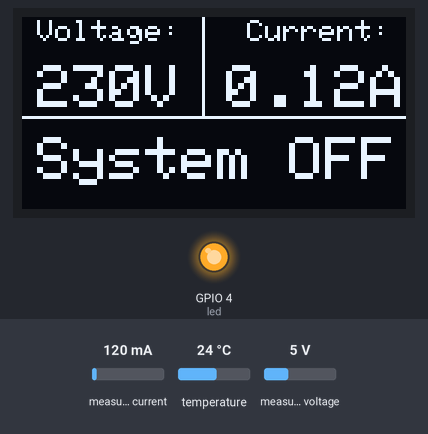
A program run on a simulated ESP32-C3. On the bench: 128×64 one-colour display, output pins drawn as LEDs (lit = HIGH). The inputs (shaded band) are chosen by the test bench; at power-on: measured current 120 mA, temperature 24 °C, measured voltage 5 V. WiFi joins after 1.5 s; servers stay silent unless stated; the local clock reads 2024-03-15 10:24:30 at power-on unless the program sets it; what the program prints to the serial monitor is not drawn.

Above: at 8.5 s.
8.6 s: measured current set to 40 mA
At 12.1 s:
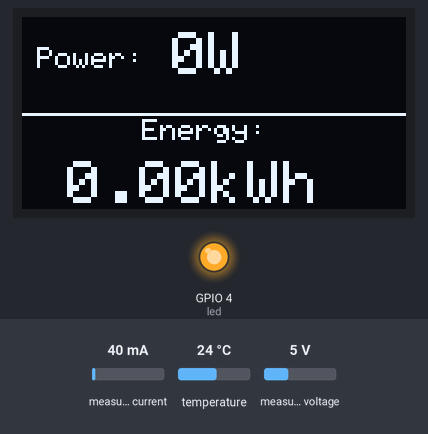
12.4 s: temperature set to 12 °C
At 15.0 s:
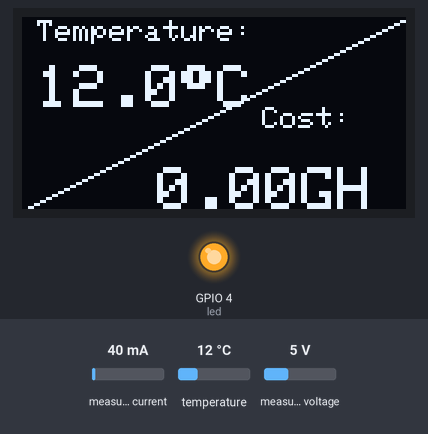
16.0 s: measured voltage set to 0.3 V
At 18.6 s:
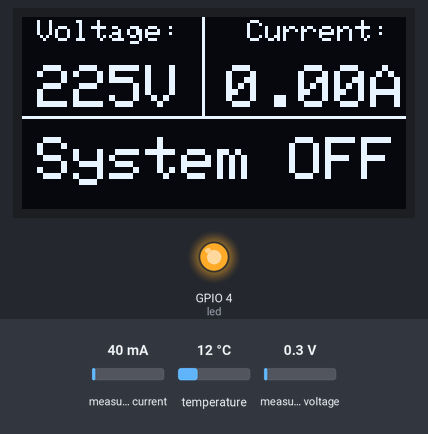
19.8 s: measured current set to 500 mA
At 22.3 s:
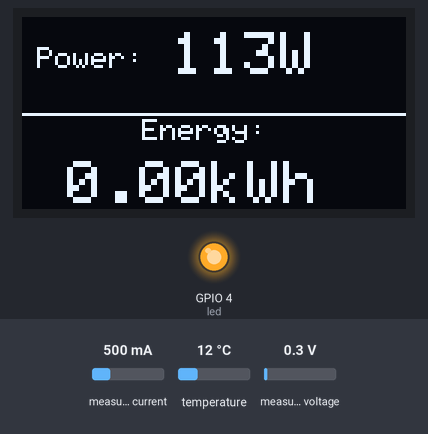
23.6 s: temperature set to 19 °C
At 24.8 s:
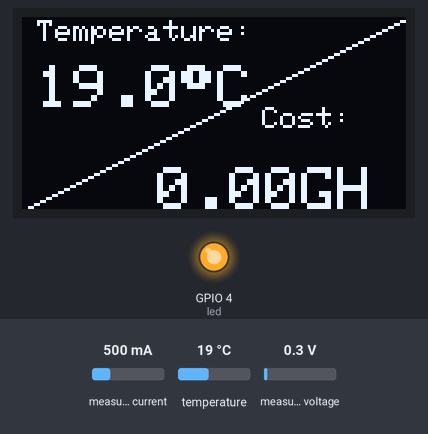
27.4 s: temperature set to 28 °C
At 30.3 s:
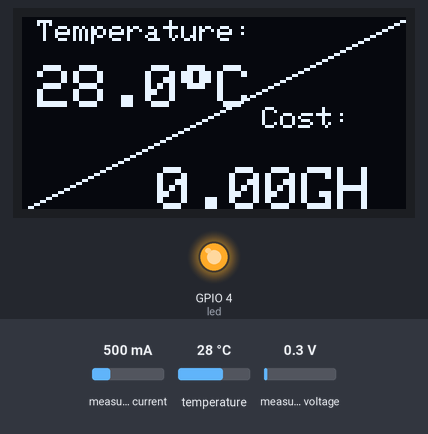
Timing chart, 0 to 31.8 s (numbered marks = the images above; inputs shaded):
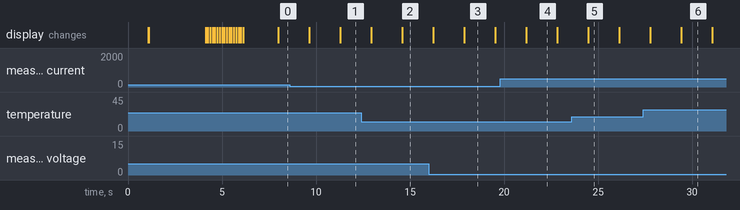

The program:

main.cpp
```cpp
#include <Arduino.h>
#include <ZMPT101B.h>
#include <OneWire.h>
#include <DallasTemperature.h>
#include <Adafruit_SSD1306.h>
#include <ACS712.h>
#include <WiFi.h>
#include <Firebase_ESP_Client.h>
#include "addons/TokenHelper.h"
#include "addons/RTDBHelper.h"

// ---------------------- USER DEFINITIONS ----------------------
#define SENSITIVITY 490.0f
#define tempsensorPin 2
#define sensitive 100
#define SSID "Your WiFi name"
#define PASSWORD "Your WiFi password"
#define API_KEY "Firebase API Key"
#define DB_URL "Firebase Real Time database url"

// ---------------------- SENSOR OBJECTS ----------------------
ZMPT101B voltageSensor(1, 50.0);
OneWire pinout(tempsensorPin);
DallasTemperature temp(&pinout);
Adafruit_SSD1306 oled(128, 64, &Wire);
ACS712 sensor(0, 3.3, 4095, sensitive);

// ---------------------- FIREBASE OBJECTS ----------------------
FirebaseData data;
FirebaseAuth auth;
FirebaseConfig config;
FirebaseJson json;

// ---------------------- GLOBALS ----------------------
unsigned long SendDataPrevMillis = 0;
unsigned long SendHistoryPrevMillis = 0;
unsigned long OledPrevMillis = 0;
unsigned long RelayPrevMillis = 0;

float tariffRate = 1.824; // Temporal value
float TotalEnergy = 0.0;
float TotalCost = 0.0;
int page = 0;
int ledstate = 0;
String status = "OFF";

const long intervalOled = 1000;
const char* ntpserver = "pool.ntp.org";
const long gmt = 0;
const int daylight = 0;

//relay and led status
const int led = 4;

bool wifiConnected = false; // NEW

// ---------------------- FUNCTIONS DECLARATION ----------------------
void initialization();
void onload();
void oledInfo(float v, float t, float a, float e, float c, float p, String status);
void firebaseSend(float v, float t, float a, float e, float c, float p, String timestamp);

String getTimeString(){
  struct tm timeinfo;
  if (!getLocalTime(&timeinfo)) return "NTP Failed"; // Still works offline
  char buf[30];
  strftime(buf, sizeof(buf), "%Y-%m-%d %H:%M:%S", &timeinfo);
  return String(buf);
}

// ---------------------- SETUP ----------------------
void setup() {
  Serial.begin(115200);
  delay(1000);

  temp.begin();
  voltageSensor.setSensitivity(SENSITIVITY);
  oled.begin(SSD1306_SWITCHCAPVCC, 0x3C);
  pinMode(led, OUTPUT);

  oled.clearDisplay();
  oled.display();
  onload();
  initialization();
  Serial.println("___ATU Fridge Monitoring System___");
  Serial.println("   _____System Initiated_____");

  if (wifiConnected) { // NEW → Only fetch from Firebase if WiFi is ok
    if (Firebase.RTDB.getFloat(&data, "Fridge/Consumption/TariffRate")) {
      tariffRate = data.floatData();
    }
    if (Firebase.RTDB.getFloat(&data, "Fridge/Consumption/Energy")) {
      TotalEnergy = data.floatData();
    }
    if (Firebase.RTDB.getFloat(&data, "Fridge/Consumption/Cost")) {
      TotalCost = data.floatData();
    }
  }

  Serial.println("Calibrating ACS712, make sure no load is connected...");
  sensor.autoMidPoint();  // calibrate midpoint automatically
  Serial.print("MidPoint = ");
  Serial.println(sensor.getMidPoint());

  digitalWrite(led, HIGH);   // Start with Relay ON
}

// ---------------------- LOOP ----------------------
void loop() {
  temp.requestTemperatures();
  float tempCelcius = temp.getTempCByIndex(0);
  float voltage = voltageSensor.getRmsVoltage();

  int mA = sensor.mA_AC(200);
  float CurrentSensor = mA  / 1000.0;

  if (voltage <= 10) { voltage = 0; CurrentSensor = 0; }
  if (CurrentSensor <= 0.1) CurrentSensor = 0;

  float Power = voltage * CurrentSensor;
  float EnergyKwh = (Power / 1000.0) * (1.0 / 3600.0);
  TotalEnergy += EnergyKwh;
  TotalCost += EnergyKwh * tariffRate;
  String timestamp = getTimeString();

  Serial.printf("Temperature: %.2f °C | Voltage: %.1f V | Current: %.2f A\n", tempCelcius, voltage, CurrentSensor);
  Serial.printf("Power: %.1f W | Energy: %.2f kWh | Cost: %.3f GHS\n", Power, TotalEnergy, TotalCost);
  Serial.printf("Time: %s\n", timestamp.c_str());

  // OLED always updates
  oledInfo(voltage, tempCelcius, CurrentSensor, TotalEnergy, TotalCost, Power, status);

  // Firebase only runs if WiFi is connected
  if (wifiConnected) {
    firebaseSend(voltage, tempCelcius, CurrentSensor, TotalEnergy, TotalCost, Power, timestamp);
  }
}

// ---------------------- INITIALIZATION ----------------------
void initialization(){
  WiFi.setHostname("Refrigerator Monitoring System");
  WiFi.begin(SSID, PASSWORD);

  Serial.print("Connecting to WiFi ");
  unsigned long startAttempt = millis();
  while (WiFi.status() != WL_CONNECTED && millis() - startAttempt < 1000){
    Serial.print(".");
    delay(500);
  }

  if (WiFi.status() == WL_CONNECTED) {
    wifiConnected = true;
    Serial.println("\nConnected to WiFi.");
    configTime(gmt, daylight, ntpserver);

    config.api_key = API_KEY;
    config.database_url = DB_URL;
    auth.user.email = "fridgemonitoring@asiedudevelopmenthub.com";
    auth.user.password = "fridgemonitoring";

    Firebase.begin(&config, &auth);
    Firebase.reconnectWiFi(true);
    Serial.println("Firebase ready.");
  } else {
    wifiConnected = false; // NEW
    Serial.println("\nWiFi not connected. Running in offline mode!");
  }
}


// ---------------------- FIREBASE ----------------------
void firebaseSend(float v, float t, float a, float e, float c, float p, String timestamp){
  if(Firebase.ready()){
    // Realtime updates every 2 sec
    if(millis() - SendDataPrevMillis > 2000){
      Firebase.RTDB.setFloat(&data, "Fridge/Sensors/Temperature", t);
      Firebase.RTDB.setFloat(&data, "Fridge/Sensors/Voltage", v);
      Firebase.RTDB.setFloat(&data, "Fridge/Sensors/Current", a);
      Firebase.RTDB.setFloat(&data, "Fridge/Consumption/Wattage", p);
      Firebase.RTDB.setFloat(&data, "Fridge/Consumption/Energy", e);
      Firebase.RTDB.setFloat(&data, "Fridge/Consumption/Cost", c);
      Firebase.RTDB.setString(&data, "Fridge/Time/LastUpdate", timestamp);
      SendDataPrevMillis = millis();
      Serial.println("Data sent Successfully");
    }

    // History logging every 10 mins
    if(millis() - SendHistoryPrevMillis >= 600000){
      int spaceIndex = timestamp.indexOf(' ');
      String Date = timestamp.substring(0, spaceIndex);
      String Time = timestamp.substring(spaceIndex + 1);
      String path = String("Fridge/History/") + Date + "/" + Time;

      json.set("Temperature", t);
      json.set("Voltage", v);
      json.set("Current", a);
      json.set("Wattage", p);
      json.set("Energy", e);
      json.set("Cost", c);

      Firebase.RTDB.setJSON(&data, path.c_str(), &json);
      SendHistoryPrevMillis = millis();
      Serial.println("History logged Successfully");
    }

    // Relay control every 1s
    if (millis() - RelayPrevMillis > 1000) {
      RelayPrevMillis = millis();

      if (Firebase.RTDB.getInt(&data, "Fridge/Controls/Relay")) {
        int relayCommand = data.intData();

    // Default ON
        int ledState = HIGH;
        status = "OFF";

        if (relayCommand == 1) {
            // Only allow ON if voltage is safe
            if (v >= 180 && v <= 260) {
                digitalWrite(led, HIGH);
                ledState = HIGH;
                status = "ON";
            } else {
                // Voltage unsafe, keep it OFF
                digitalWrite(led, LOW);
                ledState = LOW;
                status = "OFF";
            }
        } else {
            // Firebase says OFF
            digitalWrite(led, LOW);
            ledState = LOW;
            status = "OFF";
        }

        // Report actual state back to Firebase
        int ledStatus = digitalRead(led);
        Firebase.RTDB.setInt(&data, "Fridge/Controls/Status", ledStatus);
      }
    }
  }
}

// ---------------------- OLED ----------------------
void onload(){
  oled.clearDisplay();
  oled.setTextSize(2);
  oled.setTextColor(WHITE);
  oled.setCursor(5, 5);
  oled.println("ATU Fridge");
  oled.print("\nMonitoring");
  oled.display();
  delay(3000);
  oled.clearDisplay();
  for (int i = 0; i < min(128, 64) / 2; i += 2){
    oled.drawCircle(128/2, 64/2, i, SSD1306_WHITE);
    oled.display();
    delay(100);
  }
  oled.fillRect(5, 28, 30, 5, SSD1306_WHITE);
  oled.fillRect(93, 28, 30, 5, SSD1306_WHITE);
  oled.setTextSize(2); oled.setCursor(15, 5);
  oled.println("V"); oled.setCursor(105, 5);
  oled.println("A"); oled.setCursor(12, 49);
  oled.print((char)247); oled.println("C");
  oled.setCursor(92, 49); oled.println("GHS");
  oled.setCursor(124/2 - 15, 64/2 - 8);
  oled.setTextColor(SSD1306_BLACK);
  oled.println("ATU");
  oled.display();
}

void oledInfo(float v, float t, float a, float e, float c, float p, String status){
  if (millis() - OledPrevMillis >= intervalOled) {
    OledPrevMillis = millis();
    page++;
    if (page > 2) page = 0;
    oled.clearDisplay();
    oled.setTextColor(SSD1306_WHITE);

    if (page == 1){
      oled.drawLine(0, 33, 128, 33, SSD1306_WHITE);
      oled.drawLine(60, 0, 60, 32, SSD1306_WHITE);

      oled.setTextSize(1);
      oled.setCursor(5, 1); oled.println("Voltage: ");
      oled.setCursor(5, 16); oled.setTextSize(2); oled.print(v, 0); oled.println("V");

      oled.setTextSize(1);
      oled.setCursor(75, 1); oled.println("Current: ");
      oled.setCursor(68, 16); oled.setTextSize(2); oled.print(a, 2); oled.println("A");

      oled.setCursor(5, 40); oled.println("System " + status);

    } else if (page == 2){
      bool invalid = false;
      if (t <= -126) {
        invalid = true;
      }

      oled.drawLine(0, 64, 128, 0, SSD1306_WHITE);
      oled.setTextSize(1);
      oled.setCursor(5, 1); oled.println("Temperature: ");
      oled.setCursor(5, 16); oled.setTextSize(2);
      if (invalid) {
        oled.println("N/A");
      } else {
        oled.print(t, 1);
        oled.print((char)247);
        oled.println("C");
      }

      oled.setTextSize(1);
      oled.setCursor(80, 30); oled.println("Cost: ");
      oled.setCursor(45, 50); oled.setTextSize(2); oled.print(c, 2); oled.println("GHS");

    } else if (page == 0){
      oled.drawLine(0, 32, 128, 32, SSD1306_WHITE);
      oled.setTextSize(1);
      oled.setCursor(5, 10); oled.println("Power: ");
      oled.setCursor(50, 5); oled.setTextSize(2); oled.print(p, 0); oled.println("W");

      oled.setTextSize(1);
      oled.setCursor(40, 34); oled.println("Energy: ");
      oled.setCursor(15, 48); oled.setTextSize(2); oled.print(e, 2); oled.println("kWh");
    }

    oled.display();
  }
}
```

Measured:
- what the display in image 3 shows lasts 1.6 s, from 17.9 s to 19.5 s
